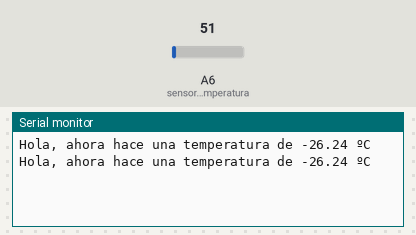
Simulated run of this sketch. Board: Arduino Nano, built with avr-gcc and run on an emulated ATmega328P. Shown: the last lines printed to the serial monitor. The test bench sets the inputs (shaded band); at power-on: A6 (sensorTemperatura) = 51.

Above: at 1.8 s.
1.9 s: A6 (sensorTemperatura) set to 61
At 2.7 s:
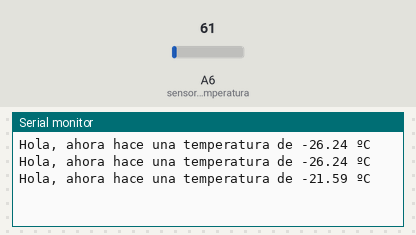
3.4 s: A6 (sensorTemperatura) set to 71
At 4.8 s:
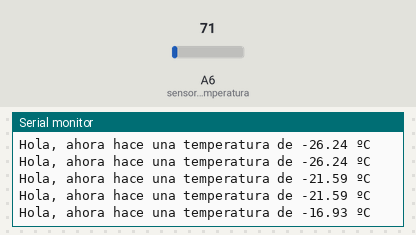
Timing chart, 0 to 6.4 s (numbered marks = the images above; inputs shaded):
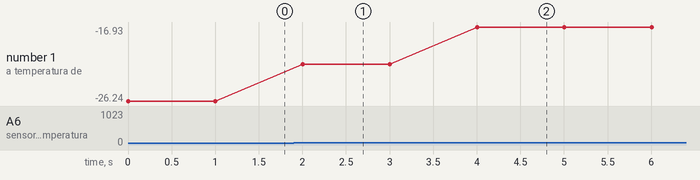

Measured:
- after the input at 1.9 s, the serial monitor: prints a new line after 0.10 s (image 1)
- after the input at 3.4 s, the serial monitor: prints a new line after 0.60 s (image 2)
- plotted number 1: -26.24 → -21.59 after the input at 1.9 s, -21.59 → -16.93 after the input at 3.4 s

The sketch:

08-echidna-dice-temperatura.ino
```cpp
// Echidna dice la temperatura: muestra la temperatura en el Monitor serie

const int sensorTemperatura = A6;  // sensor de temperatura conectado al pin A6

int lectura = 0;          // guarda el valor que lee el sensor (de 0 a 1023)
float temperatura = 0.0;  // guarda la temperatura en grados Celsius, con decimales

void setup() {
  Serial.begin(9600);  // abre la comunicación con el ordenador a 9600 baudios
}

void loop() {
  // lee el sensor y convierte el valor a grados Celsius
  lectura = analogRead(sensorTemperatura);
  temperatura = (lectura * 0.4658) - 50.0;  // conversión ajustada a EchidnaBlack2

  // escribe la frase en el Monitor serie
  Serial.print("Hola, ahora hace una temperatura de ");
  Serial.print(temperatura);
  Serial.println(" ºC");

  delay(1000);  // espera 1 segundo hasta la siguiente medida
}
```
